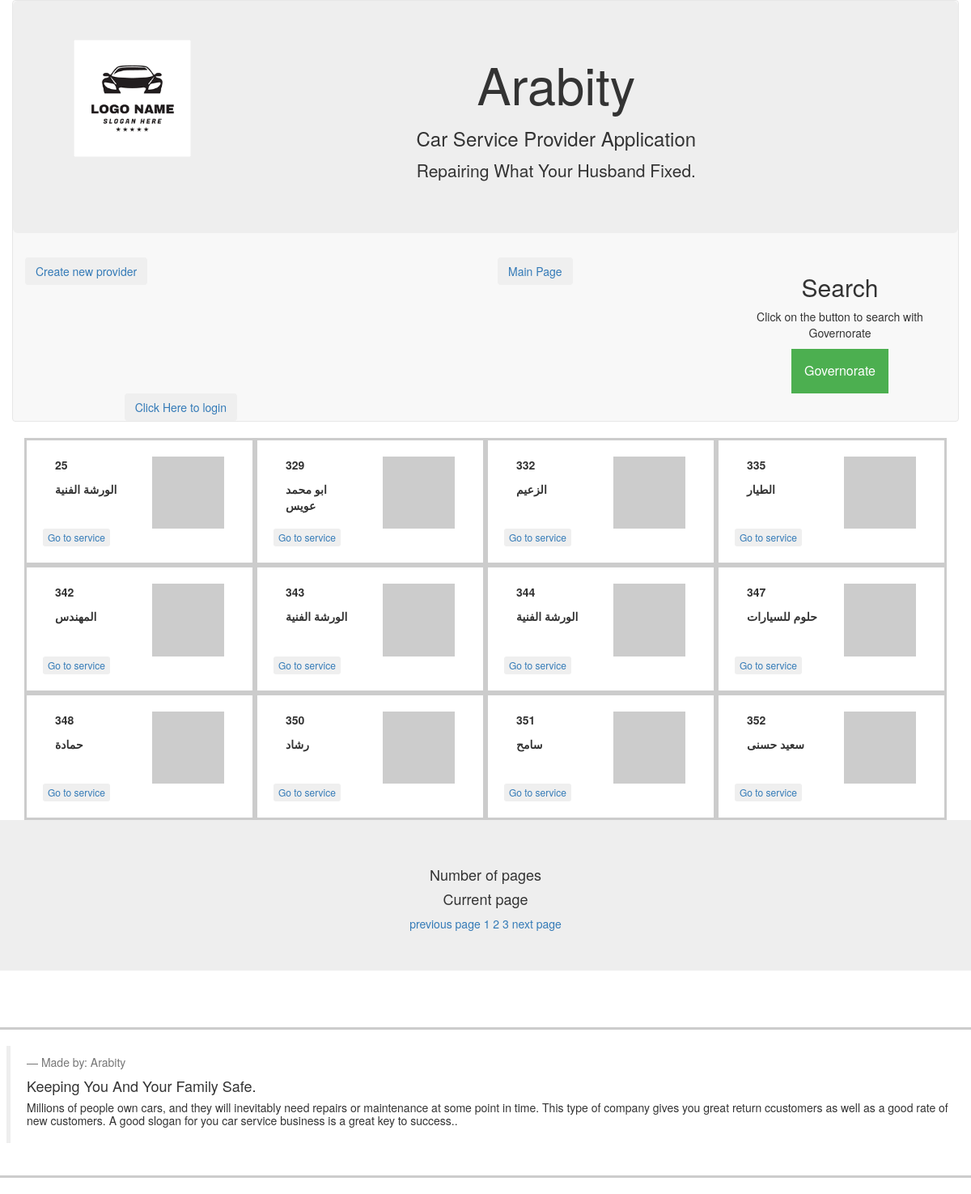
The page /provider/الفيوم/1 on the database its author committed.
### database_setup_arabity.py (models this page shows)
class Provider(db.Model):
    id = db.Column(db.Integer, primary_key=True)
    name = db.Column(db.String(20), nullable=False)
    logo = db.Column(db.String(250), nullable=False)
    username = db.Column(db.String(20))
    user_id = db.Column(db.Integer, db.ForeignKey('user.id'),\
                            nullable=False)
    mobiles = db.relationship('Mobile', cascade="all,delete", backref='provider')
    telephones = db.relationship('Telephone', cascade="all,delete", backref='provider')
    stories = db.relationship('Story', cascade="all,delete", backref='provider')
    address = db.relationship('ProviderAdd', cascade="all,delete", backref='provider')
    brands = db.relationship('Brand', secondary=provider_brand,\
                                backref=db.backref('brands', lazy='dynamic'))

### project.py (the view, shortened to what this page needs)
@app.route('/provider/<string:filterGov>/')
@app.route('/provider/<string:filterGov>/<int:page_num>')
def providerFilter(filterGov, page_num=1):
    governorate = Address.query.filter_by(parent_id=0).all()
    filterGovOb = Address.query.filter_by(parent_id=0, address=filterGov).one()
    providersId = ProviderAdd.query.filter_by(gov_id=filterGovOb.id).\
                        paginate(per_page=12, page=page_num, error_out=True)
    provider = []
    for i in providersId.items:
        provider.append(i.provider)
    if 'username' not in login_session:
        return render_template('publicmain.html', provider=provider,filterGov=filterGov,\
                                governorate=governorate, providersId=providersId,)
    else:
        return render_template('main.html', provider=provider,filterGov=filterGov,\
                                governorate=governorate, providersId=providersId)

### templates/publicmain.html (shortened to what this page needs)
<!DOCTYPE html>
<html lang="en">
<head>
  <link rel="stylesheet" href=
        "https://maxcdn.bootstrapcdn.com/bootstrap/3.3.7/css/bootstrap.min.css">
</head>
<body>
	<nav class="container navbar navbar-default">
			<div class="row jumbotron text-center" >
				<div class="col-sm-2">
					<img src="/static/arabity.png" class=
                "title-logo img-fluid img-responsive" height="150" width="150"/>
				</div>
				<div class="col-sm-10">
          <h1>Arabity</h1>
					<h3>Car Service Provider Application</h3>
					<p>Repairing What Your Husband Fixed.</p>
				</div>
				</div>
			<div class="row">
				<div class="col-md-6 btn-group text-center" role="group">
					<button type="button" class="btn btn-secondary pull-left">
						<a href='{{url_for('newProvider')}}'>Create new provider</a>
					</button>
				</div>
        <div class="col-md-3 btn-group text-center" role="group">
          <button type="button" class="btn btn-secondary pull-left">
            <a href='{{url_for('providerName')}}'>Main Page</a>
          </button>
        </div>
        <div class="col-md-3 btn-group text-center" role="group">
        <body>
{% if provider.items %}
  <h2>Search</h2>
  <p>Click on the button to search with Governorate</p>
  <div class="dropdown">
    <button onclick="myFunction()" class="dropbtn">Governorate</button>
    <div id="myDropdown" class="dropdown-content">
      <input type="text" placeholder="Search.." id="myInput"
                                                    onkeyup="filterFunction()">
      {% for i in governorate %}
      <a href="{{url_for('providerFilter', filterGov=i.address, page_num=1)}}">
                  {{i.address}}</a>
      {% endfor %}
    </div>
  </div>
{% else %}
<h2>Search</h2>
<p>Click on the button to search with Governorate</p>
<div class="dropdown">
  <button onclick="myFunction()" class="dropbtn">Governorate</button>
{% endif %}
</div>
  </body>
  </html>
				<div class="col-md-3 btn-group text-center" role="group">
					<button type="button" class="btn btn-secondary pull-right">
						{% if 'username' not in session %}
						<a  href="{{url_for('showLogin')}}">Click Here to login</a>
						{% else %}
						<a  href="{{url_for('gdisconnect')}}">Disconnect</a>
						{% endif %}
					</button>
				</div>
  {% if provider.items %}
  <div class="container">
		{% for i in provider.items %}
		<div class="col-md-3 pill-center" style="padding: 20px;
                                                        border: 3px solid #ccc">
      <div class="col-md-6">
        <p><strong>{{i.id}}</strong></p>
        <p><strong>{{i.name}}</strong></p>
      </div>
      <div class="col-md-6">
        <img src={{i.logo}} class="title-logo img-fluid img-responsive"
                                                      height="150" width="150"/>
      </div>
				</br>
				<button type="button" class="btn btn-xs pull-left">
				<a href='{{url_for('providerService', provider_id=i.id,
                                        creator=i.user_id) }}'>Go to service</a>
				</button>
				</br>
		</div>
	  {% endfor %}
	</div>
  <div class="row jumbotron text-center">
    <h4> Number of pages {{ provider.pages }} </h4>
    <h4> Current page {{ provider.page }} </h4>
    <a href="{{url_for('providerName', page_num=provider.prev_num)}}">previous page</a>
  {% for page in provider.iter_pages(left_edge=3, right_edge=3) %}
    {% if page %}
    <a href="{{url_for('providerName', page_num=page)}}">{{ page }}</a>
    {% else %}
      ...
    {% endif %}
  {% endfor %}
      <a href="{{url_for('providerName', page_num=provider.next_num)}}">next page</a>
      </div>
      </br>
  {% else %}
  <div class="container">
    {% for i in provider %}
    <div class="col-md-3 pill-center" style="padding: 20px; border: 3px solid #ccc">
      <div class="col-md-6">
        <p><strong>{{i.id}}</strong></p>
        <p><strong>{{i.name}}</strong></p>
      </div>
      <div class="col-md-6">
        <img src={{i.logo}} class="title-logo img-fluid img-responsive"
                                                      height="150" width="150"/>
      </div>
        <button type="button" class="btn btn-xs pull-left">
        <a href='{{url_for('providerService', provider_id=i.id,
                                        creator=i.user_id) }}'>Go to service</a>
        </button>
    </div>
    {% endfor %}
  </div>
  <div class="row jumbotron text-center">
    <h4> Number of pages {{ provider.pages }} </h4>
    <h4> Current page {{ provider.page }} </h4>
    <a href="{{url_for('providerFilter',
    filterGov=filterGov, page_num=providersId.prev_num)}}">previous page</a>
  {% for page in providersId.iter_pages(left_edge=3, right_edge=3) %}
    {% if page %}
    <a href="{{url_for('providerFilter', filterGov=filterGov, page_num=page)}}">
                                                                  {{ page }}</a>
    {% else %}
      ...
    {% endif %}
  {% endfor %}
  <a href="{{url_for('providerFilter', filterGov=filterGov,
                                page_num=providersId.next_num)}}">next page</a>
      </div>
  {% endif %}
  <div class="row" style="padding: 20px; border: 3px solid #ccc">
    <blockquote>
      <footer>Made by: Arabity</footer>
      <h4>Keeping You And Your Family Safe.</h4>
      <h5>Millions of people own cars, and they will inevitably
        need repairs or maintenance at some point in time. This type of company
        gives you great return ccustomers as well as a good rate
        of new customers. A good slogan for you car service business
                                                is a great key to success..</h5>
    </blockquote>
  </div>
</body>
</html>

### templates/publicmain.html (style rules this page uses)
.dropbtn { background-color: #4CAF50; color: white; padding: 16px; font-size: 16px; border: none; cursor: pointer; }
.dropdown { position: relative; display: inline-block; }

### rows shown on the page
Provider: id "25", name "الورشة الفنية"
Provider: id "329", name "ابو محمد عويس"
Provider: id "332", name "الزعيم"
Provider: id "335", name "الطيار"
Provider: id "342", name "المهندس"
Provider: id "343", name "الورشة الفنية"
Provider: id "344", name "الورشة الفنية"
Provider: id "347", name "حلوم للسيارات"
Provider: id "348", name "حمادة"
Provider: id "350", name "رشاد"
Provider: id "351", name "سامح"
Provider: id "352", name "سعيد حسنى"

### other values the page prints
{{ page }} "1" "2" "3"
